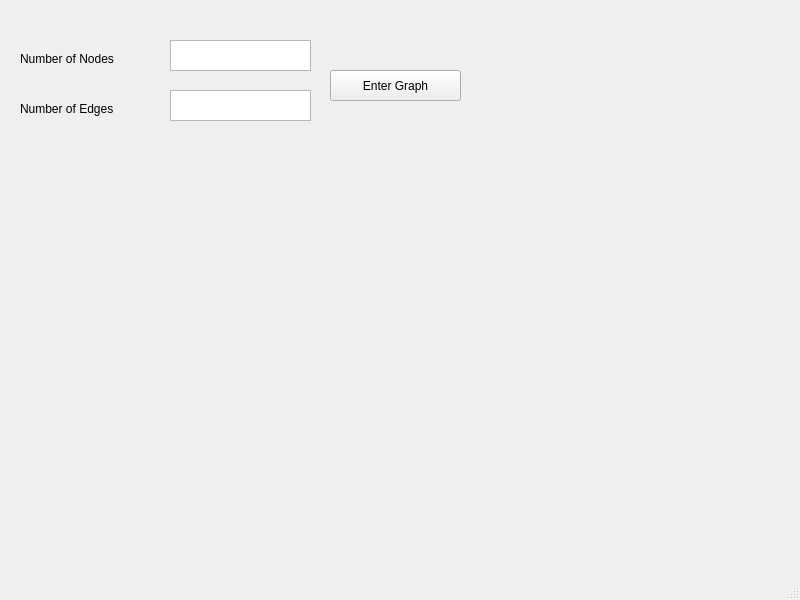
<?xml version="1.0" encoding="UTF-8"?>
<ui version="4.0">
 <class>MainWindow</class>
 <widget class="QMainWindow" name="MainWindow">
  <property name="geometry">
   <rect>
    <x>0</x>
    <y>0</y>
    <width>800</width>
    <height>600</height>
   </rect>
  </property>
  <property name="windowTitle">
   <string>MainWindow</string>
  </property>
  <widget class="QWidget" name="centralwidget">
   <widget class="QTextEdit" name="nodesNum_input">
    <property name="geometry">
     <rect>
      <x>170</x>
      <y>40</y>
      <width>141</width>
      <height>31</height>
     </rect>
    </property>
   </widget>
   <widget class="QLabel" name="label">
    <property name="geometry">
     <rect>
      <x>20</x>
      <y>50</y>
      <width>131</width>
      <height>17</height>
     </rect>
    </property>
    <property name="text">
     <string>Number of Nodes</string>
    </property>
   </widget>
   <widget class="QPushButton" name="enterGraph">
    <property name="geometry">
     <rect>
      <x>330</x>
      <y>70</y>
      <width>131</width>
      <height>31</height>
     </rect>
    </property>
    <property name="text">
     <string>Enter Graph</string>
    </property>
   </widget>
   <widget class="QLabel" name="label_2">
    <property name="geometry">
     <rect>
      <x>20</x>
      <y>100</y>
      <width>131</width>
      <height>17</height>
     </rect>
    </property>
    <property name="text">
     <string>Number of Edges</string>
    </property>
   </widget>
   <widget class="QTextEdit" name="edgesNum_input">
    <property name="geometry">
     <rect>
      <x>170</x>
      <y>90</y>
      <width>141</width>
      <height>31</height>
     </rect>
    </property>
   </widget>
  </widget>
  <widget class="QMenuBar" name="menubar">
   <property name="geometry">
    <rect>
     <x>0</x>
     <y>0</y>
     <width>800</width>
     <height>25</height>
    </rect>
   </property>
  </widget>
  <widget class="QStatusBar" name="statusbar"/>
 </widget>
 <resources/>
 <connections/>
</ui>
